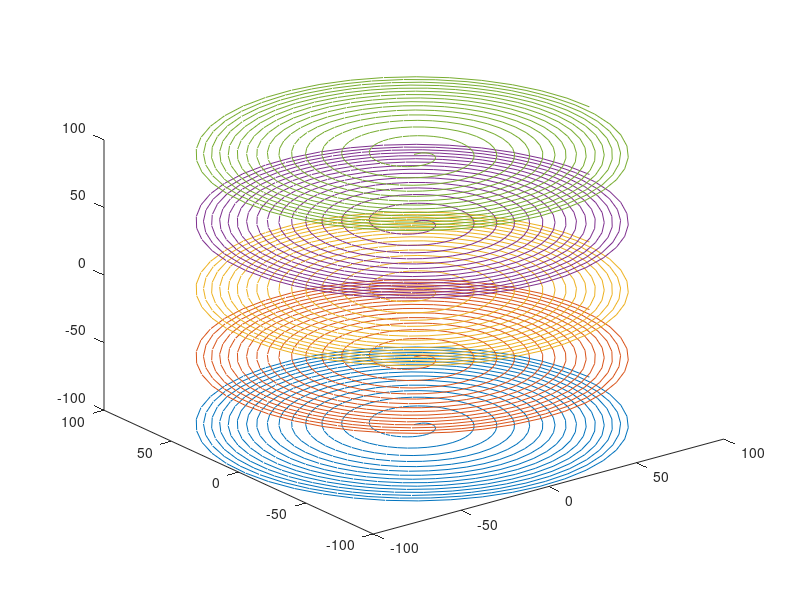

MATLAB code to generate this figure:
FOV = 0.2 ; % m
MYDIM=40;
xres = FOV/MYDIM; % m
gamma = 267.5 * 1e2 % rad/s/Gauss
Tmax = 0.005;  %s
dt = 1/(125e3) ; % s
Kmax = 1/(2*xres);
deltaK = 1/FOV;        % resolution of k-space (separation between turns)
Ntheta = 2*Kmax/deltaK;  % N. turns of the in in-plane spiral required for critical sampling in radial direction
Nphi =   Ntheta;

Nz = 5;
Ntheta = 15;

t=linspace(0,Tmax, Tmax/dt);
Npts = length(t);


THETA = linspace(0, Ntheta*2*pi, Npts);
%PHI = linspace(-Ntheta*pi/2, Ntheta*pi/2, Npts);
R = linspace(0,Kmax^2,Npts);
R = (R).^(1/2);

kxs = []; kys = [];kzs=[];
figure(1)
%subplot(221)
%for dphi = PHI
 for z = linspace(-Kmax,Kmax,Nz)
    
    % [kx, ky, kz] = sph2cart(THETA , dphi*ones(size(R)) , R);
    % [kx, ky, kz] = sph2cart(THETA ,sin(PHI) , R);
    % [kx, ky, kz] = sph2cart(THETA ,(PHI) +dphi , R);
    kx = real(R.*exp(-i*THETA));
    ky = imag(R.*exp(-i*THETA));
    kz = ones(size(kx))*z;
    
    kxs = [kxs; kx'];
    kys = [kys; ky'];
    kzs = [kzs; kz'];
    
    plot3(kx,ky,kz);%axis([-100 100 -100 100 -100 100]); axis square
    drawnow
    pause(0.1)
    hold on
    
    
end
hold off
return
% plot gradients for last shot
Gx = diff(kx) / dt / gamma;
Gy = diff(ky) / dt / gamma;
Gz = diff(kz) / dt / gamma;

xslew = diff(Gx)/dt; % this should come out in gauss/m/s
yslew = diff(Gy)/dt; %
zslew = diff(Gz)/dt; %

subplot(222)
plot(Gx,'r'); hold on
plot(Gy,'g');
plot(Gz,'b');hold off

figure(2)
%% Now simulate an object

im = phantom3d(MYDIM);
kim = fftshift(fftn(fftshift(im)));
subplot(221)
lightbox(im); title('The object')
subplot(222)
lightbox(abs(kim),[0 1000],[]); title('THe K-space version of the object')

% a k-space grid

[kx , ky, kz ]= meshgrid( ...
    linspace(-Kmax,Kmax,MYDIM), ...
    linspace(-Kmax,Kmax,MYDIM), ...
    linspace(-Kmax,Kmax,MYDIM));

signal = interp3(kx, ky, kz, kim, kxs, kys, kzs);
figure(1)
subplot(212)
plot(real(signal)); hold on;
plot(imag(signal),'r');
title('All the echoes concatenated')

%Now do the reconstruction
% step 1- regrid the k-space data:

kim2 = griddata3(kxs, kys, kzs, signal, kx, ky, kz);
% kim2 = interp3(kxs, kys, kzs, signal, kx, ky, kz);

figure(2); subplot(224)
lightbox(abs(kim2),[0 1000],[]); title('The re-gridded k-space image')

% step 2: do the FFT recon:
% where the interpolation returned NaN, we must put in zeros
kim2(isnan(kim2)) = 0;
im2 = fftshift(ifftn(fftshift(kim2)));

subplot(223)
lightbox(abs(im2)); title('The reconned image')
